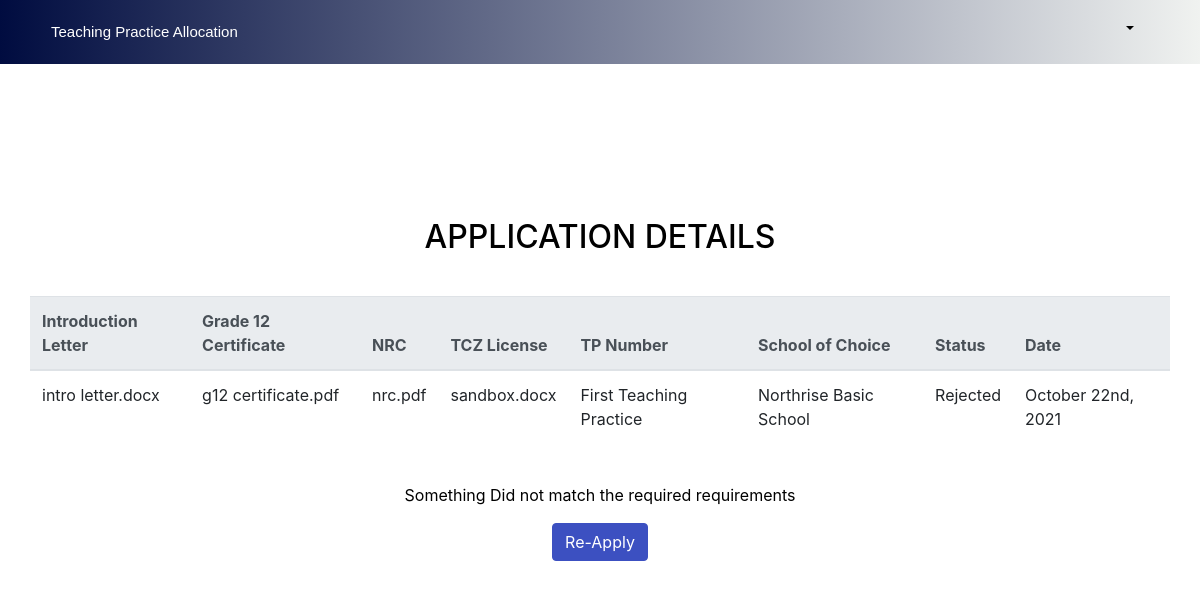
Before: /student/applicationDetails.php?id=1 with the older database file.
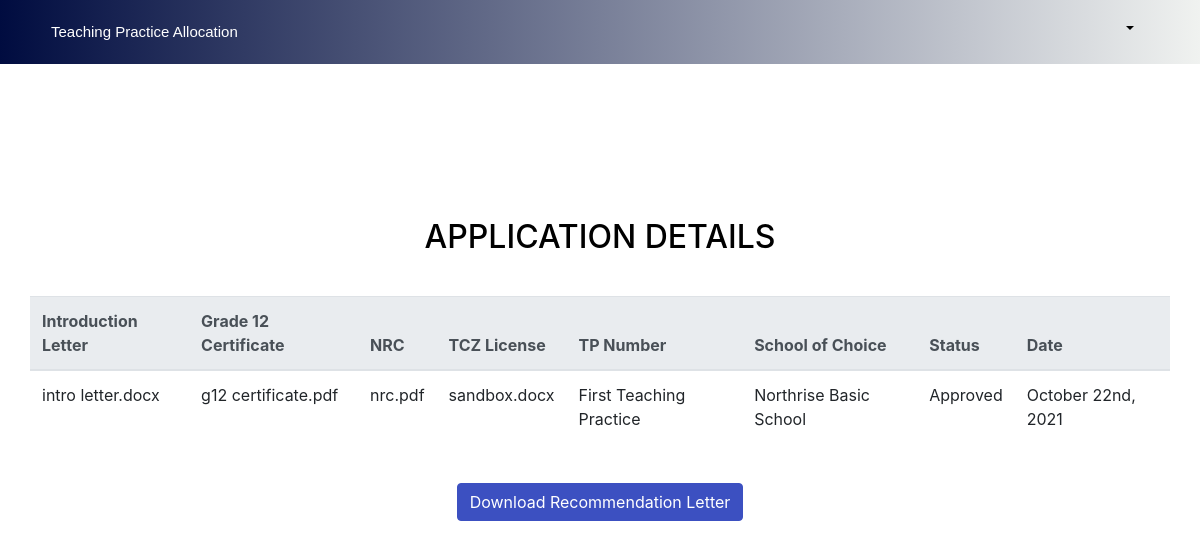
After: the same page with the newer database file.
### tables this page shows
CREATE TABLE IF NOT EXISTS `applications` (
  `id` int(10) NOT NULL AUTO_INCREMENT,
  `letter` varchar(30) NOT NULL,
  `g12` varchar(30) NOT NULL,
  `nrc` varchar(30) NOT NULL,
  `license` varchar(30) NOT NULL,
  `school` varchar(30) NOT NULL,
  `s_email` varchar(30) NOT NULL,
  `tp_number` varchar(10) NOT NULL,
  `date` datetime NOT NULL DEFAULT CURRENT_TIMESTAMP,
  `status` varchar(10) NOT NULL,
  PRIMARY KEY (`id`)
);

### student/applicationDetails.php (the view, shortened to what this page needs)
<!DOCTYPE html>
<?php
include('../includes/connect.php');
?>
<?php include('../includes/home-head.php'); ?>
<h1>Application Details</h1>
<?php
    $id = $_GET['id'];
?>
<div class="container" style="margin-bottom: 10px; color: black; margin-top: 100px;">
    <div class="row">
        <div class="table-responsive">
            <h2 class="text-center " style="margin-bottom: 40px; color: black; margin-top: 70px;">APPLICATION DETAILS</h2>
            <table class="table table-hover table-stripped">
                <thead class="thead-light">
                    <tr>
                        <th scope="col">Introduction Letter</th>
                        <th scope="col">Grade 12 Certificate</th>
                        <th scope="col">NRC</th>
                        <th scope="col">TCZ License</th>
                        <th scope="col">TP Number</th>
                        <th scope="col">School of Choice</th>
                        <th scope="col">Status</th>
                        <th scope="col">Date</th>
                    </tr>
                </thead>
                <tbody>
                    <?php
                    $query = "select * from applications where id ='$id';";
                    $result = mysqli_query($con,$query);
                    while ($row = mysqli_fetch_array($result)){ ?>
                        <tr>
                            <td><?php echo $row['letter'];?></td>
                            <td><?php echo $row['g12'];?></td>
                            <td><?php echo $row['nrc'];?></td>
                            <td><?php echo $row['license'];?></td>
                            <td><?php echo $row['tp_number'];?> Teaching Practice</td>
                            <td><?php echo $row['school'];?></td>
                            <td><?php echo $row['status'];?></td>
                            <td>
                                <?php
                                    $date = date_create($row['date']);
                                    echo date_format($date, 'F jS, Y');
                                ?>
                            </td>
                        </tr>
                    <?php } ?>
                </tbody>
            </table>
            <br>
            <div>
                <?php
                    $query = "select * from applications where id ='$id';";
                    $result = mysqli_query($con,$query);
                    $row = mysqli_fetch_array($result);
                    $status = $row['status'];
                ?>
                <?php
                    if($status == 'Approved'){
                        echo
                        "<div class='d-flex justify-content-center'>
                            <a href='../letter.php?id= $row[id] ' class='btn btn-primary'>Download Recommendation Letter</a>
                        </div
                        ";
                    } else {
                        echo
                        "<div class='text-center'>
                            <div>
                                <p'>Something Did not match the required requirements</p>
                            </div>
                            <a href='apply.php' class='btn btn-primary'>Re-Apply</a>
                        </div
                        ";
                    }
                ?>
        </div>
        </div>
    </div>
</div>

Changed rows visible on the page:
changed applications "intro letter.docx": status "Rejected" → "Approved"
Other visible differences:
text no longer shown: "Something Did not match the required requirements Re-Apply"
text now shown: "Download Recommendation Letter"
